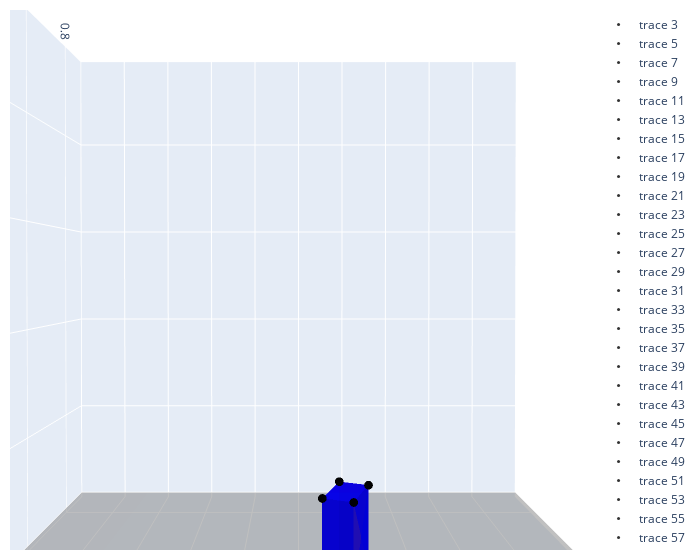

The code cell stored with this chart in its notebook:
### Code cell
plan_fig = plot_keypoint_plan(keypoint_plan)

plan_fig.show()
